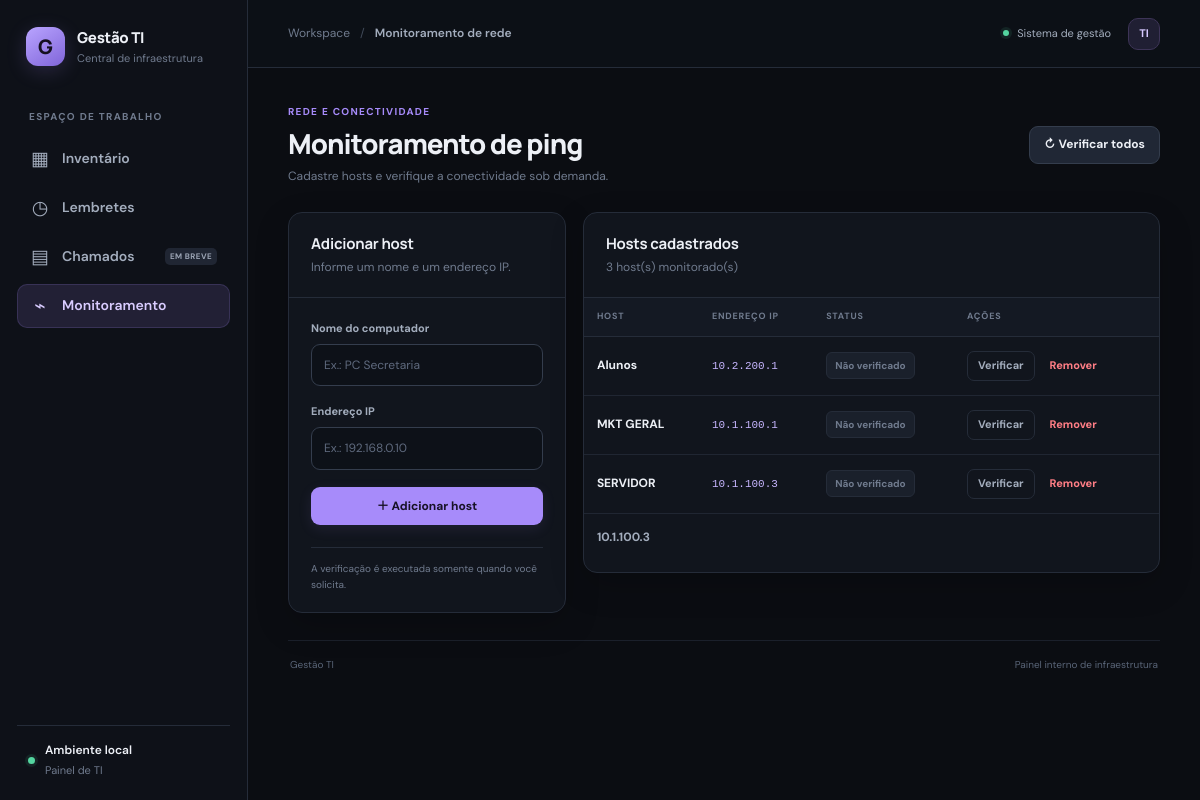
Page /ping on the committed database.
### database/models.py (models this page shows)
class PingHost(db.Model):
    __tablename__ = 'ping_hosts'
    id = db.Column(db.Integer, primary_key=True)
    nome = db.Column(db.String(150), nullable=False)
    ip = db.Column(db.String(45), nullable=False)

### services/ping_services.py (the view, shortened to what this page needs)
def ping():
    erro, nome, ip = None, '', ''
    hosts = PingHost.query.order_by(PingHost.nome).all()
    return render_template('ping.html', hosts=hosts, erro=erro, nome=nome, ip=ip, server=SERVIDORES[0])

### templates/ping.html (shortened to what this page needs)
{% extends "base.html" %}
{% block breadcrumb %}Monitoramento de rede{% endblock %}
{% block content %}
<section class="page-heading">
    <div>
        <div class="eyebrow">REDE E CONECTIVIDADE</div>
        <h1>Monitoramento de ping</h1>
        <p class="page-description">Cadastre hosts e verifique a conectividade sob demanda.</p>
    </div>
    <button type="button" class="btn btn-secondary" id="btn-todos">↻ Verificar todos</button>
</section>
<div class="content-columns ping-layout">
    <section class="panel">
        <div class="panel-header"><div><h2>Adicionar host</h2><p>Informe um nome e um endereço IP.</p></div></div>
        <form method="POST" class="form reminder-form ping-form">
            <label class="field"><span>Nome do computador</span><input type="text" name="nome" required maxlength="150" value="{{ nome }}" placeholder="Ex.: PC Secretaria"></label>
            <label class="field"><span>Endereço IP</span><input type="text" name="ip" required value="{{ ip }}" placeholder="Ex.: 192.168.0.10"></label>
            <button type="submit" class="btn btn-primary">＋ Adicionar host</button>
        </form>
        <div class="helper-note">A verificação é executada somente quando você solicita.</div>
    </section>
    <section class="panel">
        <div class="panel-header"><div><h2>Hosts cadastrados</h2><p>{{ hosts|length }} host(s) monitorado(s)</p></div></div>
        <div class="table-wrap">
            <table class="data-table ping-table">
                <thead><tr><th>Host</th><th>Endereço IP</th><th>Status</th><th>Ações</th></tr></thead>
                <tbody>
                {% for h in hosts %}
                    <tr data-url="{{ url_for('verificar_ping', host_id=h.id) }}">
                        <td><strong class="asset-name">{{ h.nome }}</strong></td><td><code>{{ h.ip }}</code></td>
                        <td><span class="ping-status ping-na">Não verificado</span></td>
                        <td><div class="table-actions"><button type="button" class="btn btn-small btn-ghost btn-verificar">Verificar</button><form method="POST" action="{{ url_for('remover_ping', host_id=h.id) }}" class="inline-form form-remover" data-nome="{{ h.nome }}"><button type="submit" class="btn btn-small btn-danger-ghost">Remover</button></form></div></td>
                    </tr>
                {% endfor %}
                <tr data-url="{{ url_for('verificar_ping_srv',name_srv=server)}}">
                    <td><strong><p>{{server}}</p></strong></td>
                </tr>
                </tbody>
            </table>
        </div>
    </section>
</div>
{% endblock %}

### rows in the picture
PingHost: nome "Alunos", ip "10.2.200.1"
PingHost: nome "MKT GERAL", ip "10.1.100.1"
PingHost: nome "SERVIDOR", ip "10.1.100.3"

### other values in the picture
{{ hosts|length }} "3"
{{ server }} "10.1.100.3"
